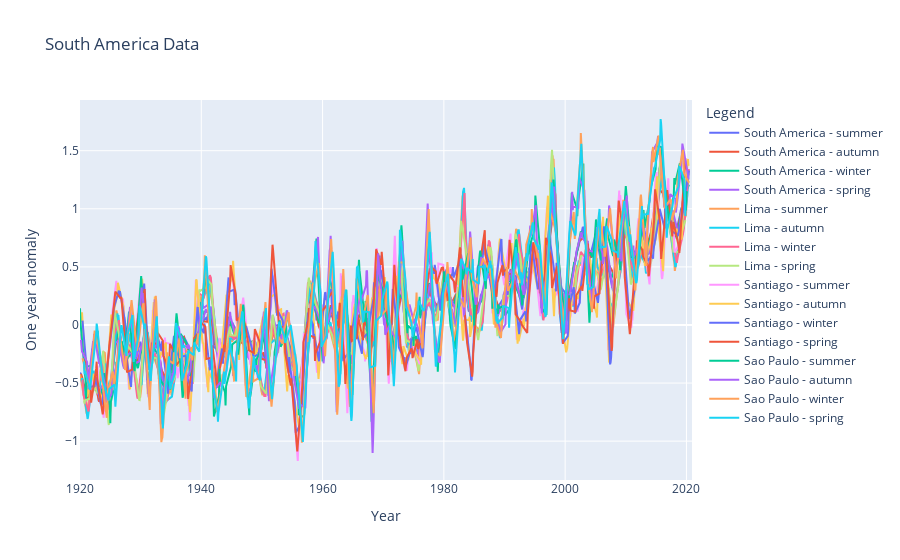

The cell this chart's notebook holds for it:
### Code cell
fig = go.Figure()

fig.add_trace(go.Scatter(x=south_america_summer['timestamp'], y=south_america_summer['one_yr_anom'], name='South America - summer') )
fig.add_trace(go.Scatter(x=south_america_autumn['timestamp'], y=south_america_autumn['one_yr_anom'], name='South America - autumn') )
fig.add_trace(go.Scatter(x=south_america_winter['timestamp'], y=south_america_winter['one_yr_anom'], name='South America - winter') )
fig.add_trace(go.Scatter(x=south_america_spring['timestamp'], y=south_america_spring['one_yr_anom'], name='South America - spring') )

fig.add_trace(go.Scatter(x=lima_summer['timestamp'], y=lima_summer['one_yr_anom'], name='Lima - summer') )
fig.add_trace(go.Scatter(x=lima_autumn['timestamp'], y=lima_autumn['one_yr_anom'], name='Lima - autumn') )
fig.add_trace(go.Scatter(x=lima_winter['timestamp'], y=lima_winter['one_yr_anom'], name='Lima - winter') )
fig.add_trace(go.Scatter(x=lima_spring['timestamp'], y=lima_spring['one_yr_anom'], name='Lima - spring') )

fig.add_trace(go.Scatter(x=santiago_summer['timestamp'], y=santiago_summer['one_yr_anom'], name='Santiago - summer') )
fig.add_trace(go.Scatter(x=santiago_autumn['timestamp'], y=santiago_autumn['one_yr_anom'], name='Santiago - autumn') )
fig.add_trace(go.Scatter(x=santiago_winter['timestamp'], y=santiago_winter['one_yr_anom'], name='Santiago - winter') )
fig.add_trace(go.Scatter(x=santiago_spring['timestamp'], y=santiago_spring['one_yr_anom'], name='Santiago - spring') )

fig.add_trace(go.Scatter(x=saopaulo_summer['timestamp'], y=saopaulo_summer['one_yr_anom'], name='Sao Paulo - summer') )
fig.add_trace(go.Scatter(x=saopaulo_autumn['timestamp'], y=saopaulo_autumn['one_yr_anom'], name='Sao Paulo - autumn') )
fig.add_trace(go.Scatter(x=saopaulo_winter['timestamp'], y=saopaulo_winter['one_yr_anom'], name='Sao Paulo - winter') )
fig.add_trace(go.Scatter(x=saopaulo_spring['timestamp'], y=saopaulo_spring['one_yr_anom'], name='Sao Paulo - spring') )

fig.update_layout(title='South America Data',
                  xaxis_title='Year',
                  yaxis_title='One year anomaly',
                  legend_title='Legend')

fig.show()

### Figure 1 — Plotly figure (JSON) as saved in the notebook; plotly's stock layout.template omitted (floating-point values rounded to 4 significant figures; data arrays with more than 128 entries replaced by an {"elided": "..."} marker saying what was removed)
{"data": [{"name": "South America - summer", "type": "scatter", "x": {"elided": "303 str values"}, "y": {"elided": "303 float values"}}, {"name": "South America - autumn", "type": "scatter", "x": {"elided": "303 str values"}, "y": {"elided": "303 float values"}}, {"name": "South America - winter", "type": "scatter", "x": {"elided": "303 str values"}, "y": {"elided": "303 float values"}}, {"name": "South America - spring", "type": "scatter", "x": {"elided": "303 str values"}, "y": {"elided": "303 float values"}}, {"name": "Lima - summer", "type": "scatter", "x": {"elided": "303 str values"}, "y": {"elided": "303 float values"}}, {"name": "Lima - autumn", "type": "scatter", "x": {"elided": "303 str values"}, "y": {"elided": "303 float values"}}, {"name": "Lima - winter", "type": "scatter", "x": {"elided": "303 str values"}, "y": {"elided": "303 float values"}}, {"name": "Lima - spring", "type": "scatter", "x": {"elided": "303 str values"}, "y": {"elided": "303 float values"}}, {"name": "Santiago - summer", "type": "scatter", "x": {"elided": "303 str values"}, "y": {"elided": "303 float values"}}, {"name": "Santiago - autumn", "type": "scatter", "x": {"elided": "303 str values"}, "y": {"elided": "303 float values"}}, {"name": "Santiago - winter", "type": "scatter", "x": {"elided": "303 str values"}, "y": {"elided": "303 float values"}}, {"name": "Santiago - spring", "type": "scatter", "x": {"elided": "303 str values"}, "y": {"elided": "303 float values"}}, {"name": "Sao Paulo - summer", "type": "scatter", "x": {"elided": "303 str values"}, "y": {"elided": "303 float values"}}, {"name": "Sao Paulo - autumn", "type": "scatter", "x": {"elided": "303 str values"}, "y": {"elided": "303 float values"}}, {"name": "Sao Paulo - winter", "type": "scatter", "x": {"elided": "303 str values"}, "y": {"elided": "303 float values"}}, {"name": "Sao Paulo - spring", "type": "scatter", "x": {"elided": "303 str values"}, "y": {"elided": "303 float values"}}], "layout": {"legend": {"title": {"text": "Legend"}}, "title": {"text": "South America Data"}, "xaxis": {"title": {"text": "Year"}}, "yaxis": {"title": {"text": "One year anomaly"}}}}
